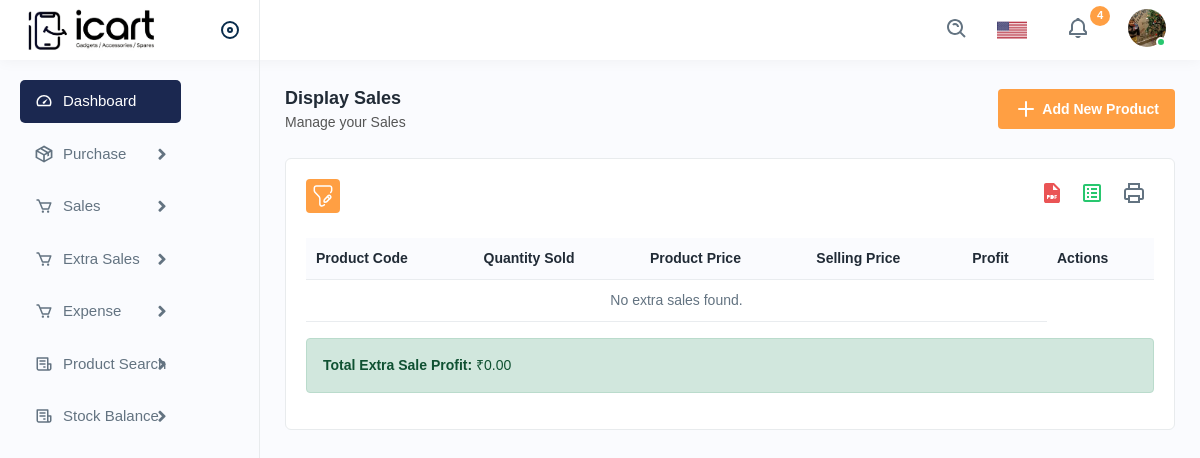
Page /display_extra_profit on the earlier database version.
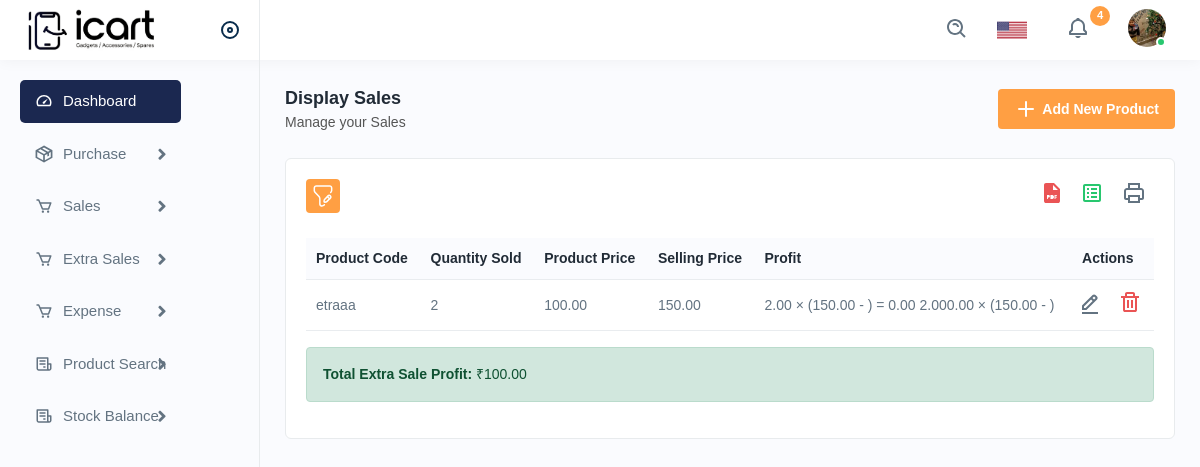
Same page on the later database version.
### stock_app/models.py (models this page shows, shortened)
class ExtraSale(models.Model):
    product = models.CharField(max_length=600)
    quantity_sold = models.PositiveIntegerField()
    price = models.DecimalField(max_digits=10, decimal_places=2)  # Optional: can be removed if not used
    selling_price = models.DecimalField(max_digits=10, decimal_places=2)
    profit = models.DecimalField(max_digits=10, decimal_places=2, default=0.00, editable=False)

### stock_app/views.py (the view)
# urls.py: path('display_extra_profit', views.display_extra_profit, name='display_extra_profit'),
def display_extra_profit(request):
    total_profit = ExtraSale.objects.annotate(
        computed_profit=ExpressionWrapper(
            (F('selling_price') - F('price')) * F('quantity_sold'),
            output_field=DecimalField(max_digits=10, decimal_places=2)
        )
    ).aggregate(total=Sum('computed_profit'))['total'] or 0
    extra_sales = ExtraSale.objects.all()
    return render(request, 'inventory/display_extra_profit.html', {
        'extra_sales': extra_sales,
        'total_profit': total_profit
    })

### templates/inventory/display_extra_profit.html (shortened to what this page needs)
{% extends "inventory/base.html" %}
{% load static %}
{% block content %}
<div class="page-wrapper">
<div class="content">
<div class="page-header">
<div class="page-title">
<h4>Display Sales</h4>
<h6>Manage your Sales</h6>
</div>
<div class="page-btn">
<a href="{% url 'add_extra_sale' %}" class="btn btn-added"><img src="{% static 'assets/img/icons/plus.svg' %}" alt="img" class="me-1">Add New Product</a>
</div>
</div>
<div class="card">
<div class="card-body">
<div class="table-top">
<div class="search-set">
<div class="search-path">
<a class="btn btn-filter" id="filter_search">
<img src="{% static 'assets/img/icons/filter.svg' %}" alt="img">
</a>
</div>
<div class="search-input">
<a class="btn btn-searchset"><img src="{% static 'assets/img/icons/search-white.svg' %}" alt="img"></a>
</div>
</div>
<div class="wordset">
<ul>
<li>
<a data-bs-toggle="tooltip" data-bs-placement="top" title="pdf"><img src="{% static 'assets/img/icons/pdf.svg' %}" alt="img"></a>
</li>
<li>
<a data-bs-toggle="tooltip" data-bs-placement="top" title="excel"><img src="{% static 'assets/img/icons/excel.svg' %}" alt="img"></a>
</li>
<li>
<a data-bs-toggle="tooltip" data-bs-placement="top" title="print"><img src="{% static 'assets/img/icons/printer.svg' %}" alt="img"></a>
</li>
</ul>
</div>
</div>
<div class="table-responsive">
  <table class="table datanew">
    <thead>
      <tr>
        <th>Product Code</th>
        <th>Quantity Sold</th>
        <th>Product Price</th>
        <th>Selling Price</th>
        <th>Profit</th>
        <th>Actions</th>
      </tr>
    </thead>
    <tbody>
      {% for sale in extra_sales %}
      <tr>
        <td>{{ sale.product }}</td>
        <td>{{ sale.quantity_sold }}</td>
        <td>{{ sale.price }}</td>
        <td>{{ sale.selling_price }}</td>
        <td>
          {{ sale.quantity_sold|floatformat:2 }} ×
          ({{ sale.selling_price|floatformat:2 }} - {{ sale.product.product_price|floatformat:2 }}) =
          {{ sale.quantity_sold|floatformat:2|add:"0.00" | floatformat:2|add:"0.00" }}
          {{ sale.quantity_sold|floatformat:2|add:"0.00" }} × ({{ sale.selling_price|floatformat:2 }} - {{ sale.product.product_price|floatformat:2 }})
        </td>
        <td>
        <a class="me-3" href="{% url 'edit_extra_sale' sale.id %}">
            <img src="{% static 'assets/img/icons/edit.svg' %}" alt="edit">
        </a>
        <a href="{% url 'delete_extra_sale' sale.id %}" onclick="return confirm('Are you sure you want to delete this extra sale?');">
            <img src="{% static 'assets/img/icons/delete.svg' %}" alt="delete">
        </a>
        </td>
      </tr>
      {% empty %}
      <tr>
        <td colspan="5" class="text-center">No extra sales found.</td>
      </tr>
      {% endfor %}
    </tbody>
  </table>
</div>
<div class="alert alert-success mt-3">
  <strong>Total Extra Sale Profit:</strong> ₹{{ total_profit|floatformat:2 }}
</div>
</div>
</div>
</div>
{% endblock %}

Differences in the rows shown:
added ExtraSale: product "etraaa", quantity_sold "2", price "100.00", selling_price "150.00", quantity_sold "2.00", quantity_sold|add "0.00", quantity_sold|add "2.000.00"
Other differences:
{{ total_profit|floatformat:2 }}: "0.00" → "100.00"
text no longer shown: "No extra sales found."
